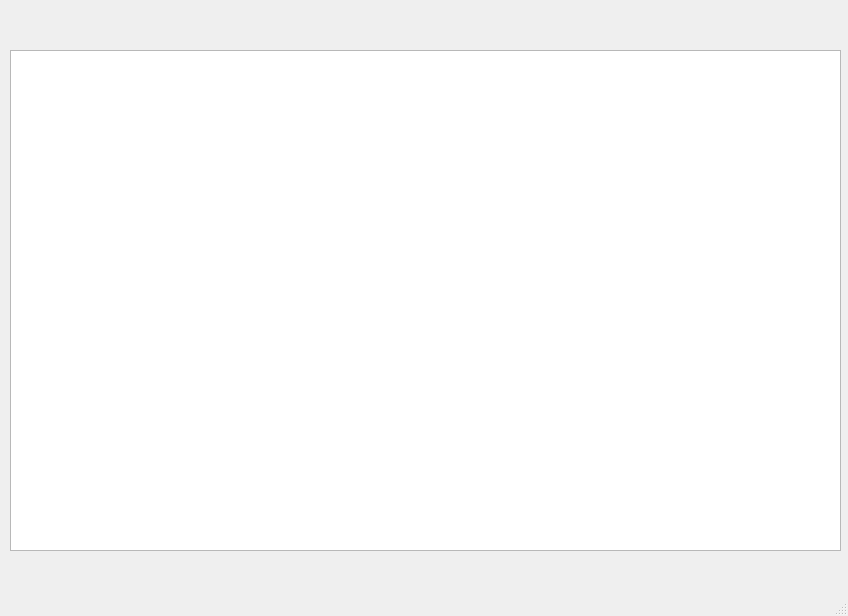
<?xml version="1.0" encoding="UTF-8"?>
<ui version="4.0">
 <class>MainWindow</class>
 <widget class="QMainWindow" name="MainWindow">
  <property name="geometry">
   <rect>
    <x>0</x>
    <y>0</y>
    <width>848</width>
    <height>616</height>
   </rect>
  </property>
  <property name="windowTitle">
   <string>MainWindow</string>
  </property>
  <widget class="QWidget" name="centralwidget">
   <widget class="QTableWidget" name="tableWidget">
    <property name="geometry">
     <rect>
      <x>10</x>
      <y>50</y>
      <width>831</width>
      <height>501</height>
     </rect>
    </property>
   </widget>
  </widget>
  <widget class="QMenuBar" name="menubar">
   <property name="geometry">
    <rect>
     <x>0</x>
     <y>0</y>
     <width>848</width>
     <height>26</height>
    </rect>
   </property>
  </widget>
  <widget class="QStatusBar" name="statusbar"/>
 </widget>
 <resources/>
 <connections/>
</ui>
